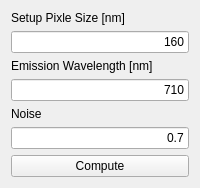
    <widget class="QWidget" name="tab_4">
     <attribute name="title">
      <string>Theoretical</string>
     </attribute>
     <layout class="QGridLayout" name="gridLayout_4">
      <item row="0" column="0">
       <widget class="QLabel" name="label_16">
        <property name="text">
         <string>Setup Pixle Size [nm]</string>
        </property>
       </widget>
      </item>
      <item row="1" column="0">
       <widget class="QLineEdit" name="lineEdit_21">
        <property name="text">
         <string>160</string>
        </property>
        <property name="alignment">
         <set>Qt::AlignRight|Qt::AlignTrailing|Qt::AlignVCenter</set>
        </property>
       </widget>
      </item>
      <item row="2" column="0">
       <widget class="QLabel" name="label_17">
        <property name="text">
         <string>Emission Wavelength [nm]</string>
        </property>
       </widget>
      </item>
      <item row="3" column="0">
       <widget class="QLineEdit" name="lineEdit_22">
        <property name="text">
         <string>710</string>
        </property>
        <property name="alignment">
         <set>Qt::AlignRight|Qt::AlignTrailing|Qt::AlignVCenter</set>
        </property>
       </widget>
      </item>
      <item row="4" column="0">
       <widget class="QLabel" name="label_15">
        <property name="text">
         <string>Noise</string>
        </property>
       </widget>
      </item>
      <item row="5" column="0">
       <widget class="QLineEdit" name="lineEdit_23">
        <property name="text">
         <string>0.7</string>
        </property>
        <property name="alignment">
         <set>Qt::AlignRight|Qt::AlignTrailing|Qt::AlignVCenter</set>
        </property>
       </widget>
      </item>
      <item row="6" column="0">
       <widget class="QPushButton" name="pushButton_03">
        <property name="text">
         <string>Compute</string>
        </property>
       </widget>
      </item>
     </layout>
    </widget>
